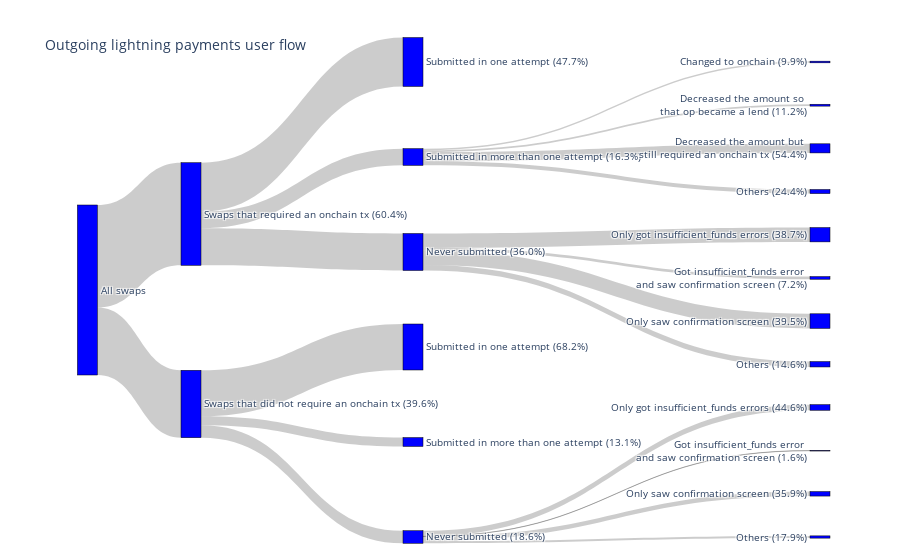

Write notebook code for a chart like this one.
### Code cell
label_to_desc = {
    "0": 'All swaps',
    "1": 'Swaps that required an onchain tx',
    "2": 'Swaps that did not require an onchain tx',
    "11": 'Submitted in one attempt',
    "12": 'Submitted in more than one attempt',
    "13": 'Never submitted',
    "21": 'Submitted in one attempt',
    "22": 'Submitted in more than one attempt',
    "23": 'Never submitted',
    "121": 'Changed to onchain',
    "122": 'Decreased the amount so <br> that op became a lend',
    "123": 'Decreased the amount but <br> still required an onchain tx', 
    "124": 'Others', 
    "131": 'Only got insufficient_funds errors',
    "132": 'Got insufficient_funds error <br> and saw confirmation screen',
    "133": 'Only saw confirmation screen',
    "134": 'Others',
    "231": 'Only got insufficient_funds errors',
    "232": 'Got insufficient_funds error <br> and saw confirmation screen',
    "233": 'Only saw confirmation screen',
    "234": 'Others',
    # "111": '',
    # "211": '', 
    # "221": ''
}
label_to_ix_dict = {k: ix for ix, k in enumerate(label_to_desc.keys())}
COL_1_X = 0.15
COL_2_X = 0.45
COL_3_X = 1
MAX_Y = 1.15
MIN_Y = -0.1
transitions = [
    ("0", "1", num_1, num_1/total, COL_1_X, 0.3),
    ("0", "2", num_2, num_2/total, COL_1_X, 0.8),
    ("1", "11", num_1_1, num_1_1 / num_1, COL_2_X, MIN_Y + 0/5 * (MAX_Y - MIN_Y)),
    ("1", "12", num_1_2, num_1_2 / num_1, COL_2_X, MIN_Y + 1/5 * (MAX_Y - MIN_Y)),
    ("1", "13", num_1_3, num_1_3 / num_1, COL_2_X, MIN_Y + 2/5 * (MAX_Y - MIN_Y)),
    ("2", "21", num_2_1, num_2_1 / num_2, COL_2_X, MIN_Y + 3/5 * (MAX_Y - MIN_Y)),
    ("2", "22", num_2_2, num_2_2 / num_2, COL_2_X, MIN_Y + 4/5 * (MAX_Y - MIN_Y)),
    ("2", "23", num_2_3, num_2_3 / num_2, COL_2_X, MIN_Y + 5/5 * (MAX_Y - MIN_Y)),
    ("12", "121", num_1_2_1, num_1_2_1 / num_1_2, COL_3_X, MIN_Y + 0/11 * (MAX_Y - 
                                                                           MIN_Y)),
    ("12", "122", num_1_2_2, num_1_2_2 / num_1_2, COL_3_X, MIN_Y + 1/11 * (MAX_Y - 
                                                                           MIN_Y)),
    ("12", "123", num_1_2_3, num_1_2_3 / num_1_2, COL_3_X, MIN_Y + 2/11 * (MAX_Y - 
                                                                           MIN_Y)),
    ("12", "124", num_1_2_4, num_1_2_4 / num_1_2, COL_3_X, MIN_Y + 3/11 * (MAX_Y - 
                                                                           MIN_Y)),
    ("13", "131", num_1_3_1, num_1_3_1 / num_1_3, COL_3_X, MIN_Y + 4/11 * (MAX_Y - 
                                                                           MIN_Y)),
    ("13", "132", num_1_3_2, num_1_3_2 / num_1_3, COL_3_X, MIN_Y + 5/11 * (MAX_Y - 
                                                                           MIN_Y)),
    ("13", "133", num_1_3_3, num_1_3_3 / num_1_3, COL_3_X, MIN_Y + 6/11 * (MAX_Y - 
                                                                           MIN_Y)),
    ("13", "134", num_1_3_4, num_1_3_4 / num_1_3, COL_3_X, MIN_Y + 7/11 * (MAX_Y - 
                                                                           MIN_Y)),
    ("23", "231", num_2_3_1, num_2_3_1 / num_2_3, COL_3_X, MIN_Y + 8/11 * (MAX_Y - 
                                                                           MIN_Y)),
    ("23", "232", num_2_3_2, num_2_3_2 / num_2_3, COL_3_X, MIN_Y + 9/11 * (MAX_Y - 
                                                                           MIN_Y)),
    ("23", "233", num_2_3_3, num_2_3_3 / num_2_3, COL_3_X, MIN_Y + 10/11 * (MAX_Y - 
                                                                           MIN_Y)),
    ("23", "234", num_2_3_4, num_2_3_4 / num_2_3, COL_3_X, MIN_Y + 11/11 * (MAX_Y - 
                                                                           MIN_Y)),
    # ("11", "111", num_1_1, None),
    # ("21", "211", num_2_1, None),
    # ("22", "221", num_2_2, None),
]

node_to_prop = {tup[1]: format(tup[3], '.1%') for tup in transitions if tup[3] is not 
                None}
node_to_x = {tup[1]: tup[4] for tup in transitions}
node_to_x["0"] = 0.01

node_to_y = {tup[1]: tup[5] for tup in transitions}
node_to_y["0"] = 0.5

labels_with_props = {k : label_to_desc[k] + ' (' + node_to_prop[k] + ')' if k in 
node_to_prop else label_to_desc[k] for k in label_to_desc.keys()}

xs = [node_to_x[node] for node in label_to_desc.keys()]
ys = [node_to_y[node] for node in label_to_desc.keys()]

fig = go.Figure(data=[go.Sankey(
    node = dict(
      pad = 15,
      thickness = 20,
      x = xs, 
      y = ys,
      line = dict(color = "black", width = 0.5),
      label = list(labels_with_props.values()),
      color = 'blue'
    ),
    link = dict(
      source = [label_to_ix_dict[tup[0]] for tup in transitions],
      target = [label_to_ix_dict[tup[1]] for tup in transitions],
      value = [tup[2] for tup in transitions]
  ))])

fig.update_layout(title_text="Outgoing lightning payments user flow", 
                  template='plotly_white', font_size=10)
fig.show()

### Figure 1 — Plotly figure (JSON) as saved in the notebook; plotly's stock layout.template omitted (floating-point values rounded to 4 significant figures)
{"data": [{"link": {"source": [0, 0, 1, 1, 1, 2, 2, 2, 4, 4, 4, 4, 5, 5, 5, 5, 8, 8, 8, 8], "target": [1, 2, 3, 4, 5, 6, 7, 8, 9, 10, 11, 12, 13, 14, 15, 16, 17, 18, 19, 20], "value": [10193, 6694, 4857, 1663, 3673, 4568, 880, 1246, 165, 187, 905, 406, 1423, 265, 1449, 536, 556, 20, 447, 223]}, "node": {"color": "blue", "label": ["All swaps", "Swaps that required an onchain tx (60.4%)", "Swaps that did not require an onchain tx (39.6%)", "Submitted in one attempt (47.7%)", "Submitted in more than one attempt (16.3%)", "Never submitted (36.0%)", "Submitted in one attempt (68.2%)", "Submitted in more than one attempt (13.1%)", "Never submitted (18.6%)", "Changed to onchain (9.9%)", "Decreased the amount so <br> that op became a lend (11.2%)", "Decreased the amount but <br> still required an onchain tx (54.4%)", "Others (24.4%)", "Only got insufficient_funds errors (38.7%)", "Got insufficient_funds error <br> and saw confirmation screen (7.2%)", "Only saw confirmation screen (39.5%)", "Others (14.6%)", "Only got insufficient_funds errors (44.6%)", "Got insufficient_funds error <br> and saw confirmation screen (1.6%)", "Only saw confirmation screen (35.9%)", "Others (17.9%)"], "line": {"color": "black", "width": 0.5}, "pad": 15, "thickness": 20, "x": [0.01, 0.15, 0.15, 0.45, 0.45, 0.45, 0.45, 0.45, 0.45, 1, 1, 1, 1, 1, 1, 1, 1, 1, 1, 1, 1], "y": [0.5, 0.3, 0.8, -0.1, 0.15, 0.4, 0.65, 0.9, 1.15, -0.1, 0.01364, 0.1273, 0.2409, 0.3545, 0.4682, 0.5818, 0.6955, 0.8091, 0.9227, 1.036, 1.15]}, "type": "sankey"}], "layout": {"title": {"text": "Outgoing lightning payments user flow"}, "font": {"size": 10}}}
